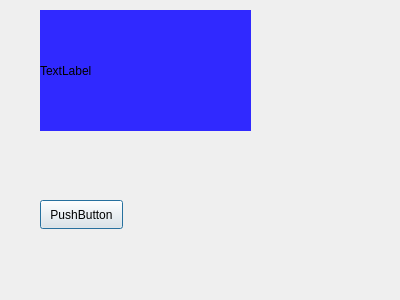
<?xml version="1.0" encoding="UTF-8"?>
<ui version="4.0">
 <class>RegisterClientPage</class>
 <widget class="QDialog" name="RegisterClientPage">
  <property name="geometry">
   <rect>
    <x>0</x>
    <y>0</y>
    <width>400</width>
    <height>300</height>
   </rect>
  </property>
  <property name="windowTitle">
   <string>Dialog</string>
  </property>
  <widget class="QLabel" name="label">
   <property name="geometry">
    <rect>
     <x>40</x>
     <y>10</y>
     <width>211</width>
     <height>121</height>
    </rect>
   </property>
   <property name="styleSheet">
    <string notr="true">background-color: rgb(48, 41, 255);</string>
   </property>
   <property name="text">
    <string>TextLabel</string>
   </property>
  </widget>
  <widget class="QPushButton" name="pushButton">
   <property name="geometry">
    <rect>
     <x>40</x>
     <y>200</y>
     <width>83</width>
     <height>29</height>
    </rect>
   </property>
   <property name="text">
    <string>PushButton</string>
   </property>
  </widget>
 </widget>
 <resources/>
 <connections/>
</ui>
